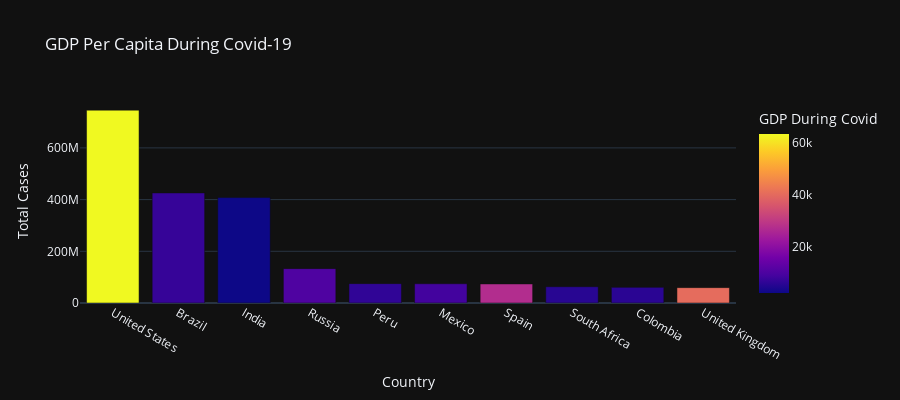

The code cell stored with this chart in its notebook:
### Code cell
fig = px.bar(data, x='Country', y='Total Cases',
             hover_data=['Population', 'Total Deaths'],
             color='GDP During Covid', height=400,
             title="GDP Per Capita During Covid-19")
fig.show()

### Figure 1 — Plotly figure (JSON) as saved in the notebook; plotly's stock layout.template omitted (floating-point values rounded to 4 significant figures)
{"data": [{"alignmentgroup": "True", "customdata": [[19.62, 26480000.0], [19.17, 14340000.0], [21.05, 7247000.0], [18.8, 2132000.0], [17.31, 3020000.0], [18.67, 7296000.0], [17.66, 5511000.0], [17.9, 1358000.0], [17.75, 1936000.0], [18.03, 7250000.0]], "hovertemplate": "Country=%{x}<br>Total Cases=%{y}<br>Population=%{customdata[0]}<br>Total Deaths=%{customdata[1]}<br>GDP During Covid=%{marker.color}<extra></extra>", "legendgroup": "", "marker": {"color": [63540.0, 6797.0, 1901.0, 10130.0, 6127.0, 8347.0, 27060.0, 5091.0, 5333.0, 40280.0], "coloraxis": "coloraxis", "pattern": {"shape": ""}}, "name": "", "offsetgroup": "", "orientation": "v", "showlegend": false, "textposition": "auto", "x": ["United States", "Brazil", "India", "Russia", "Peru", "Mexico", "Spain", "South Africa", "Colombia", "United Kingdom"], "xaxis": "x", "y": [746000000.0, 425700000.0, 407800000.0, 132900000.0, 74880000.0, 74350000.0, 73720000.0, 63030000.0, 60540000.0, 59480000.0], "yaxis": "y", "type": "bar"}], "layout": {"xaxis": {"anchor": "y", "domain": [0.0, 1.0], "title": {"text": "Country"}}, "yaxis": {"anchor": "x", "domain": [0.0, 1.0], "title": {"text": "Total Cases"}}, "coloraxis": {"colorbar": {"title": {"text": "GDP During Covid"}}, "colorscale": [[0.0, "#0d0887"], [0.1111, "#46039f"], [0.2222, "#7201a8"], [0.3333, "#9c179e"], [0.4444, "#bd3786"], [0.5556, "#d8576b"], [0.6667, "#ed7953"], [0.7778, "#fb9f3a"], [0.8889, "#fdca26"], [1.0, "#f0f921"]]}, "legend": {"tracegroupgap": 0}, "title": {"text": "GDP Per Capita During Covid-19"}, "barmode": "relative", "height": 400}}
